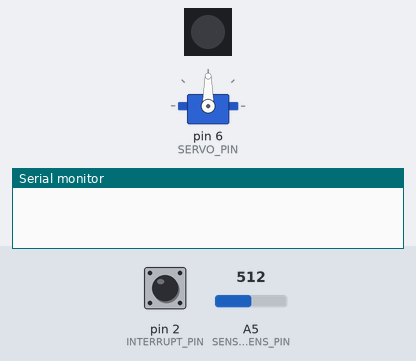
A sketch run on a simulated Arduino Uno, built with avr-gcc and run on an emulated ATmega328P. Parts: 1 RGB LEDs in strip order, left to right, servo, the last lines printed to the serial monitor. Inputs (shaded band) come from the test bench; at power-on: pin 2 (INTERRUPT_PIN) HIGH, A5 (SENSOR_SENS_PIN) = 512.

Above: at 1.2 s.
1.3 s: pin 2 (INTERRUPT_PIN) pulled LOW for 0.15 s
At 2.1 s:
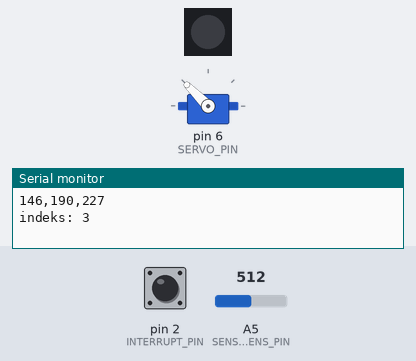
Timing chart, 0 to 4.3 s (numbered marks = the images above; inputs shaded):
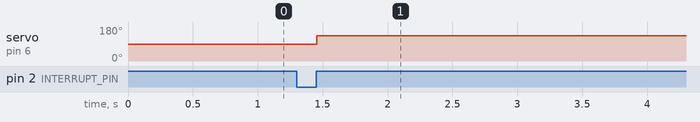

The sketch:

Skittles_Sorter.ino
```cpp
#include "SorterRGB.h"
#include "SensorRGB.h"
#include "StepperMotor.h"
#include <Servo.h>

/**
 * @brief Skittles_Sorter - główny plik wykonawczy dla urządzenia sortującego kolorowe obiekty.
 *
 * Program zawiera: konfigurację pinów mikrokontrolera, kostruktory urządzeń składowych,
 * obsłgę głównej pętl programu oraz obsługę przerwania.
 *
 * Autorzy: 263581, 263671, 263686
 * Data ostatniej modyfikacji: Styczeń 19, 2024
 */

  /**
  * DO KONFIGURACJI :
  * Numery pinów ustawić zgodnie ze schematem połączeń w wypadku użycia własnego modułu sterowania!
  * Ważne:
  * SENSOR_SENS_PIN - dowolny pin analogowy
  * SERVO_PIN - dowolny pin obsługujący PWM
  */
#define NUMPIXELS 1           /**< Liczba pikseli w sensorze RGB. */
#define SENSOR_CTRL_PIN 8     /**< Numer pinu sterującego sensorem RGB. */
#define SENSOR_SENS_PIN A5    /**< Numer pinu odczytu sygnału z sensora RGB (pin analogowy). */

#define MOTOR_CTRL_PIN 10     /**< Numer pinu sterującego silnikiem krokowym. */
#define SERVO_PIN 6           /**< Numer pinu sterującego serwem. */
#define INTERRUPT_PIN 2       /**< Numer pinu przerwania związanego z transoptorem. */

////////////////////////////////////////////////////////////////////////////////////////////////////////////////////

SensorRGB sensor(NUMPIXELS, SENSOR_CTRL_PIN, NEO_GRB + NEO_KHZ800, SENSOR_SENS_PIN);
StepperMotor stepper(MOTOR_CTRL_PIN);
Servo sinkServo;
SorterRGB sorter;

int R, G, B;
int colorIndex = 0;
int motorSpeed = 270;

////////////////////////////////////////////////////////////////////////////////////////////////////////////////////

/**
 * @brief Funkcja inicjalizująca serwo, przerwanie oraz komunikację szeregową.
 */
void setup() {
    sinkServo.attach(SERVO_PIN);

    pinMode(INTERRUPT_PIN, INPUT_PULLUP);
    attachInterrupt(digitalPinToInterrupt(INTERRUPT_PIN), handleInterrupt, RISING);

    Serial.begin(9600);
}

////////////////////////////////////////////////////////////////////////////////////////////////////////////////////

/**
 * @brief Pętla główna programu.
 */
void loop() {
    stepper.makeStep(motorSpeed);
}

/**
 * @brief Funkcja obsługująca przerwanie związane z odczytem koloru po wyzwoleniu transoptora.
 *
 * > Zczytuje kolory nowego obiektu
 * > Określa kolor obiektu na podstawie kolorów odniesienia
 * > Nastawia serwo na podstawie koloru
 * > Wyświetla w konsoli dane kalibracyjne
 */
void handleInterrupt() {

    sensor.readColor(R, G, B);
    colorIndex = sorter.getClosestColorIndex(R, G, B);
    sinkServo.write(colorIndex*45);

    Serial.print(R);
    Serial.print(',');
    Serial.print(G);
    Serial.print(',');
    Serial.print(B);
    Serial.print('\n');

    Serial.print("indeks: ");
    Serial.print(colorIndex);
    Serial.print('\n');
}
```

SensorRGB.cpp
```cpp
#include "SensorRGB.h"

/**
 * @brief Konstruktor klasy SensorRGB.
 *
 * @param numPixels Liczba pikseli obsługiwanych przez diody NeoPixel.
 * @param ctrlPin Numer pinu sterującego diodami NeoPixel.
 * @param type Typ diod NeoPixel.
 * @param sensorPin Numer pinu, do którego podłączony jest czujnik.
 */
SensorRGB::SensorRGB(uint16_t numPixels, uint8_t ctrlPin, neoPixelType type, int sensorPin) : Adafruit_NeoPixel(numPixels, ctrlPin, type) {
    this->sensorPin = sensorPin;
    begin();
}

/**
 * @brief Odczytuje wartość subkoloru (czerwonego, zielonego lub niebieskiego).
 *
 * @param red Wartość 1, jeśli chcesz odczytać subkolor czerwony, 0 w przeciwnym razie.
 * @param green Wartość 1, jeśli chcesz odczytać subkolor zielony, 0 w przeciwnym razie.
 * @param blue Wartość 1, jeśli chcesz odczytać subkolor niebieski, 0 w przeciwnym razie.
 * @return int Odczytana wartość subkoloru.
 */
int SensorRGB::readSubColor(bool red, bool green, bool blue) {
    int measureValue;
    /**
    * Nastawianie subkoloru badanego
    */
    clear();                                                      /**< Wyczyść kolejkę kolorów. */
    setPixelColor(0, Color(red * 255, green * 255, blue * 255));  /**< Zapisz kolor do kolejki. */
    show();                                                       /**< Wyślij kolor na diodę. */
    delay(30);                                                    /**< Opóźnienie na bezwładnoeść fotorezystora KONFIGUROWALNE. */
    measureValue = analogRead(sensorPin);                         /**< odczytaj wartość z fotorezystora. */

    /**
    * Wyłącz czujnik po pomiarze
    */
    clear();
    show();

    return measureValue;
}

/**
 * @brief Odczytuje surowe dane z czujnika RGB.
 *
 * @param r Referencja do zmiennej, w której zostanie zapisana wartość czerwonego subkoloru.
 * @param g Referencja do zmiennej, w której zostanie zapisana wartość zielonego subkoloru.
 * @param b Referencja do zmiennej, w której zostanie zapisana wartość niebieskiego subkoloru.
 */
void SensorRGB::readRawData(int &r, int &g, int &b) {
    r = readSubColor(1, 0, 0);
    g = readSubColor(0, 1, 0);
    b = readSubColor(0, 0, 1);
}

/**
 * @brief Odczytuje kolor z czujnika RGB i mapuje go na zakres 0-255.
 *
 * DO KALIBRACJI :
 * struktura funkcji: map(subColor, sensMin, sensMax, newMin, newMax);
 * Dolny przedział (odbicia wewnętrzne czujnika) - wystaw czujnik w ciemną, pustą przestrzeń
 * Górny przedział (odbicie od obiektu) - ustaw czujnik w odległości roboczej od białego obiektu
 *
 * @param r Referencja do zmiennej, w której zostanie zapisana wartość czerwonego subkoloru.
 * @param g Referencja do zmiennej, w której zostanie zapisana wartość zielonego subkoloru.
 * @param b Referencja do zmiennej, w której zostanie zapisana wartość niebieskiego subkoloru.
 */
void SensorRGB::readColor(int &r, int &g, int &b) {
    readRawData(r, g, b);
    r  = map(r, 50, 855, 0, 255);
    g  = map(g, 30, 675, 0, 255);
    b  = map(b, 30, 570, 0, 255);
}
```

SensorRGB.h
```cpp
#ifndef SENSORRGB_H
#define SENSORRGB_H

#include <Arduino.h>
#include <Adafruit_NeoPixel.h>  /** < versja 1.12.0 */

/**
 * @brief SensorRGB - Klasa reprezentująca czujnik RGB.
 *
 * Klasa dziedziczy po klasie Adafruit_NeoPixel, co umożliwia korzystanie z funkcji obsługujących diody NeoPixel.
 * Pozwala na odczytywanie kolorów z czujnika w kilku określinych trybach:
 * readRawData -> dane RGB prosto z czujnika
 * readColor -> dane RGB skorygowane o wartości kalibracyjne
 * readGrayscale -> dane w sakli szarści
 *
 * Autorzy: 263581, 263671, 263686
 * Data ostatniej modyfikacji: Styczeń 19, 2024
 */

class SensorRGB : public Adafruit_NeoPixel {
private:
    int sensorPin; /**< Numer pinu, do którego podłączony jest czujnik. */

    /**
     * @brief Odczytuje wartość zadanego subkoloru (czerwonego, zielonego lub niebieskiego).
     *
     * @param red Wartość 1, jeśli chcesz odczytać subkolor czerwony, 0 w przeciwnym razie.
     * @param green Wartość 1, jeśli chcesz odczytać subkolor zielony, 0 w przeciwnym razie.
     * @param blue Wartość 1, jeśli chcesz odczytać subkolor niebieski, 0 w przeciwnym razie.
     * @return int Odczytana wartość subkoloru.
     */
    int readSubColor(bool red, bool green, bool blue);

public:
    /**
     * @brief Konstruktor klasy SensorRGB.
     *
     * @param numPixels Liczba pikseli obsługiwanych przez diody NeoPixel.
     * @param ctrlPin Numer pinu sterującego diodami NeoPixel.
     * @param type Typ diod NeoPixel.
     * @param sensorPin Numer pinu, do którego podłączony jest czujnik.
     */
    SensorRGB(uint16_t numPixels, uint8_t ctrlPin, neoPixelType type, int sensorPin);

    /**
     * @brief Odczytuje surowe dane z czujnika RGB.
     *
     * @param r Referencja do zmiennej, w której zostanie zapisana wartość czerwonego subkoloru.
     * @param g Referencja do zmiennej, w której zostanie zapisana wartość zielonego subkoloru.
     * @param b Referencja do zmiennej, w której zostanie zapisana wartość niebieskiego subkoloru.
     */
    void readRawData(int &r, int &g, int &b);

    /**
     * @brief Odczytuje kolor z czujnika RGB i mapuje go na zakres 0-255.
     *
     * @param r Referencja do zmiennej, w której zostanie zapisana wartość czerwonego subkoloru.
     * @param g Referencja do zmiennej, w której zostanie zapisana wartość zielonego subkoloru.
     * @param b Referencja do zmiennej, w której zostanie zapisana wartość niebieskiego subkoloru.
     */
    void readColor(int &r, int &g, int &b);

    /**
     * @brief Odczytuje wartość w skali szarości z czujnika RGB.
     *
     * @param w Referencja do zmiennej, w której zostanie zapisana wartość subkoloru szarości.
     */
    void readGrayscale(int &w);
};

#endif
```

SoreterRGB.cpp
```cpp
#include "SorterRGB.h"

/**
 * @brief Konstruktor klasy SorterRGB.
 *
 * @param newServo Obiekt serwa, którym będzie sterować program.
 * @param pin Numer pinu, do którego podłączone jest serwo.
 */
SorterRGB::SorterRGB(){
}

/**
 * @brief Oblicza odległość między dwoma punktami w przestrzeni kolorów RGB.
 *
 * Bezpośrednia implementacja wzoru na odległość między punktami w 3d:
 * d = √((x2−x1)^2+(y2−y1)^2+(z2−z1)^2)
 *
 * @param pointA Tablica z wartościami koloru pierwszego punktu.
 * @param pointB Tablica z wartościami koloru drugiego punktu.
 * @return double Odległość między punktami.
 */
double SorterRGB::calculateDistance(int pointA[COLUMNS], int pointB[COLUMNS]) {
    double sumOfSquares = 0.0;

    for (int i = 0; i < COLUMNS; i++) {
        sumOfSquares += pow(pointA[i] - pointB[i], 2);
    }
    return sqrt(sumOfSquares);
}

/**
 * @brief Znajduje najbliższy punkt odniesienia do danego koloru.
 *
 * @param newPoint Tablica z wartościami koloru.
 * @param referencePoints Tablica z punktami odniesienia.
 * @return int Indeks najbliższego punktu odniesienia.
 */
int SorterRGB::findClosestPoint(int newPoint[COLUMNS], int referencePoints[REFERENCE_POINTS_COUNT][COLUMNS]) {
    double smallestDistance = -1.0;
    int indexOfClosestPoint = -1;

    for (int i = 0; i < REFERENCE_POINTS_COUNT; i++) {
        double distance = abs(calculateDistance(newPoint, referencePoints[i]));
        if (smallestDistance == -1.0 || distance < smallestDistance) {
            smallestDistance = distance;
            indexOfClosestPoint = i;
        }
    }

    return indexOfClosestPoint;
}

/**
 * @brief Zwraca indeks najbliższego koloru na podstawie wartości RGB.
 *
 * DO KALIBRACJI :
 * Manulanie posortować elementu wg. koloru
 * Określić ilośc kolorów, ustawić odpowiednie @see{REFERENCE_POINTS_COUNT}
 * Każdy kolor przpuścić przez sorter mając otwartą konsolę
 * Wypisane wartości przenieść do arkusza kalkulacyjnegi i uśrednić
 * Skorygować wartości w tablicy @see{referencePoints} do wartości uśrednionych
 *
 * @param R Wartość składowej czerwonej.
 * @param G Wartość składowej zielonej.
 * @param B Wartość składowej niebieskiej.
 * @return int Indeks najbliższego koloru.
 */
int SorterRGB::getClosestColorIndex(int R, int G, int B) {
    int referencePoints[REFERENCE_POINTS_COUNT][COLUMNS] = {
        {184, 102, 76},     //1 Red
        {206, 131, 94},    //2 Orange
        {122, 143, 92},     //3 Green
        {210, 179, 127},   //4 Yellow
        {112, 82, 76}     //5 Purple
      //  {0, 0, 0}
    };

    int newPoint[COLUMNS] = {R, G, B};
    int colorIndex = findClosestPoint(newPoint, referencePoints);
    return colorIndex;
}
```

SorterRGB.h
```cpp
#ifndef SORTERRGB_H
#define SORTERRGB_H

#define COLUMNS 3  // Liczba składowych: 3 (r + g + b)
#define REFERENCE_POINTS_COUNT 5  // Liczba punktów odniesienia w tablicy

#include <Arduino.h>

#include <math.h>

/**
 * @brief SorterRGB - Klasa reprezentująca sortownik RGB.
 *
 * Klasa zawiera metody rozpoznawania koloru oraz sortowania na jego podstawie. Osiąga to poprzez
 * określenie indeksu koloru odniesienia najbliższego do koloru zbadanego.
 *
 * Autorzy: 263581, 263671, 263686
 * Data ostatniej modyfikacji: Styczeń 19, 2024
 */
class SorterRGB {

private:
    //Servo sinkServo;    /**< Obiekt serwo do sterowania sortownikiem. */
    //int servoPin;       /**< Numer pinu do podłączenia serwa. */

    /**
     * @brief Oblicza odległość między dwoma punktami w przestrzeni kolorów RGB (3d).
     *
     * @param pointA Tablica z wartościami koloru pierwszego punktu.
     * @param pointB Tablica z wartościami koloru drugiego punktu.
     * @return double Odległość między punktami.
     */
    double calculateDistance(int pointA[COLUMNS], int pointB[COLUMNS]);

    /**
     * @brief Znajduje najbliższy punkt odniesienia do zmierzonego punktu w przestrzeni kolorów RGB (3d).
     *
     * @param newPoint Tablica z wartościami koloru.
     * @param referencePoints Tablica z punktami odniesienia.
     * @return int Indeks najbliższego punktu odniesienia.
     */
    int findClosestPoint(int newPoint[COLUMNS], int referencePoints[REFERENCE_POINTS_COUNT][COLUMNS]);

public:
    /**
     * @brief Konstruktor klasy SorterRGB.
     *
     * @param servoPin Numer pinu, do którego podłączone jest serwo.
     */
    SorterRGB();

    /**
     * @brief Zwraca indeks najbliższego koloru na podstawie wartości RGB zbadanego obiektu.
     *
     * @param R Wartość składowej czerwonej.
     * @param G Wartość składowej zielonej.
     * @param B Wartość składowej niebieskiej.
     * @return int Indeks najbliższego koloru.
     */
    int getClosestColorIndex(int R, int G, int B);
};

#endif
```

StepperMotor.cpp
```cpp
#include "StepperMotor.h"

/**
 * @brief Konstruktor klasy StepperMotor.
 *
 * @param motorPin Numer pinu, do którego podłączony jest sterownik silnika.
 */
StepperMotor::StepperMotor(int motorPin) {
    this->motorPin = motorPin;
}

/**
 * @brief Podaje na sterownik określoną częstotliwość (ustala prędkość).
 *
 * @param frequency Częstotliwość tików na sterownik.
 */
void StepperMotor::makeStep(int frequency) {

  int periodMicroseconds = 1000000 / frequency;
  int halfPeriod = periodMicroseconds / 2;

  digitalWrite(motorPin, HIGH);
  delayMicroseconds(halfPeriod);

  digitalWrite(motorPin, LOW);
  delayMicroseconds(halfPeriod);
}
```

StepperMotor.h
```cpp
#ifndef STEPPERMOTOR_H
#define STEPPERMOTOR_H

#include <Arduino.h>

/**
 * @brief StepperMotor - Klasa sterowania silnikiem krokowym.
 *
 * Klasa umożliwia sterowanie silnikiem krokowym poprzez generowanie impulsów dla sterownika
 * TMC2225. Sterownik każdy impuls odczytywany jest jako sygnał i wykonuje krok/mikrokrok. Zmieniając
 * częstotliwoćś sygnału, zmieia się szybkość obrotu silnika.
 *
 * Autorzy: 263581, 263671, 263686
 * Data ostatniej modyfikacji: Styczeń 19, 2024
 */

class StepperMotor {
private:
    int motorPin; /**< Numer pinu, do którego podłączony jest silnik. */

public:
    /**
     * @brief Konstruktor klasy StepperMotor.
     *
     * @param motorPin Numer pinu, do którego podłączony jest silnik.
     */
    StepperMotor(int motorPin);

    /**
     * @brief Uruchamia silnik krokowy z określoną częstotliwością obrotów.
     *
     * @param frequency Częstotliwość obrotów silnika.
     */
    void makeStep(int frequency);

};

#endif
```

Measured:
- after the input at 1.3 s, servo on pin 6 (SERVO_PIN): 90° → 135° after 0.15 s
